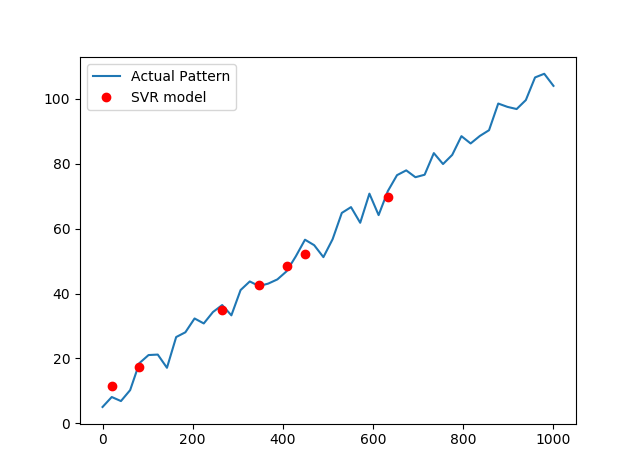

Recreate this plot in Python.
import numpy as np
from sklearn.svm import SVR
import matplotlib.pyplot as plt
from sklearn.model_selection import train_test_split

X = np.linspace(0, 1000)
y = np.array([(10 * np.random.rand(1) + num) for num in (0.1 * X + 2)])

X_train, X_test, y_train, y_test = train_test_split(X, y)

model = SVR(kernel='linear')
model.fit(X_train.reshape(-1, 1), y_train.flatten())

predictions = model.predict(X_test.reshape(-1, 1))

plt.plot(X, y, label='Actual Pattern')
plt.plot(X_test[::2], predictions[::2], 'ro', label='SVR model')
plt.legend(loc='upper left')
plt.show()
